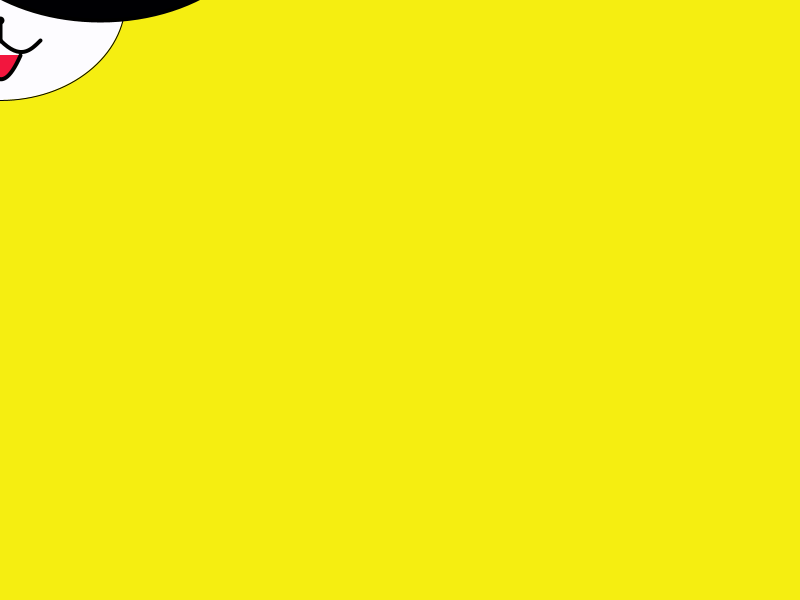
Frame 1 (no input)
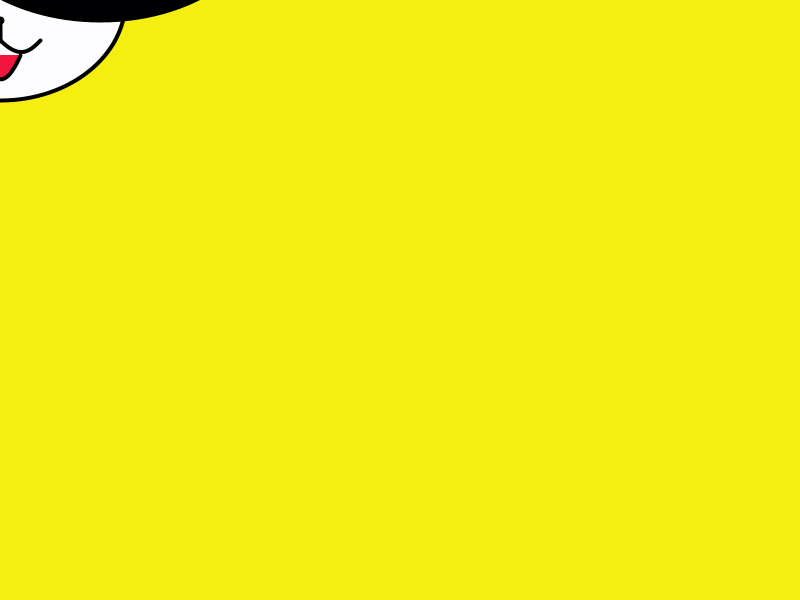
Frame 60 (the mouse pressed at the canvas centre just before this capture)
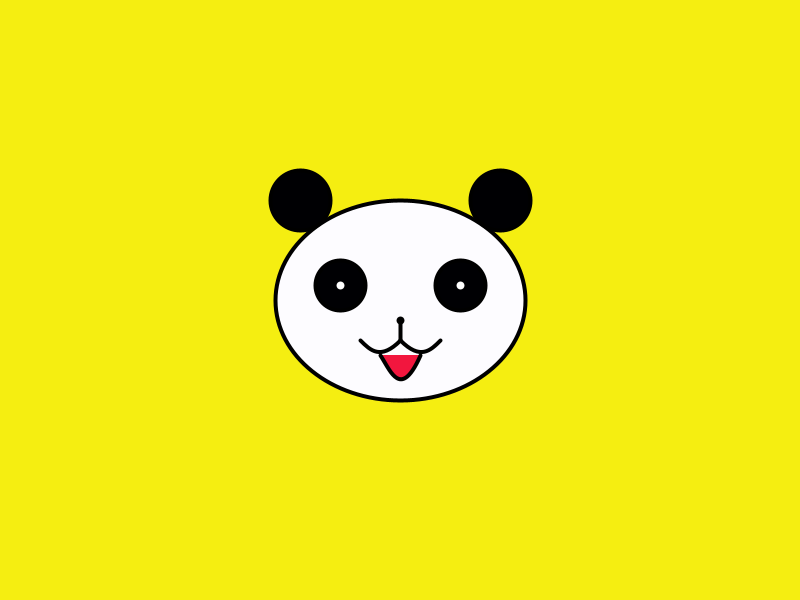
Frame 120 (the mouse held since frame 60 and released just before this capture)

The Processing sketch that drew these frames (run headless with seeded random() and noise(); from frame 60 on, the mouse is pressed at the canvas centre):

// Processing sketch: processing_155932
// ── processing_155932.pde

/*
Day 02 Homework_By Eliana Xue Feng
*/

void setup(){
size(800,600);
frameRate(20);
}

void draw(){
//set up the background
background(245,238,17);
  
//Draw the Panda head
fill(253,252,255);
ellipse(mouseX,mouseY,250,200);
//ellipse(width/2,height/2,250,200);
//elipse(400,300,250,200);

//Draw the Panda eyes
fill(0,0,3);
ellipse(mouseX-60,mouseY-15,50,50);
ellipse(mouseX+60,mouseY-15,50,50);
//ellipse(width/2-60,height/2-15,50,50);
//ellipse(width/2+60,height/2-15,50,50);

//Draw the Panda eyeballs
stroke(255);
strokeWeight(8);
point(mouseX-60,mouseY-15);
point(mouseX+60,mouseY-15);
//point(width/2-60,height/2-15);
//point(width/2+60,height/2-15);

//Draw the Panda nose
stroke(0);
point(mouseX,mouseY+20);
//point(width/2,height/2+20)

//Draw the Panada nose
strokeWeight(4);
line(mouseX,mouseY+20,mouseX,mouseY+40);
//line(width/2,height/2+20,width/2,height/2+40);

//Draw the Panda mouth
noFill();
bezier(mouseX-40, mouseY+40,  mouseX-30, mouseY+50,  mouseX-20, mouseY+60,  mouseX, mouseY+40);
bezier(mouseX, mouseY+40,  mouseX+20, mouseY+60,  mouseX+30, mouseY+50,  mouseX+40, mouseY+40);
fill(242,22,62);
bezier(mouseX-20, mouseY+55,  mouseX-10, mouseY+70,  mouseX, mouseY+100,  mouseX+20, mouseY+55);

//bezier(width/2-40, height/2+40,  width/2-30, height/2+50, width/2-20, height/2+60,  width/2, height/2+40);
//bezier(width/2, height/2+40,  width/2+20,  height/2+60,  width/2+30, height/2+50,  width/2+40, height/2+40;
//fill(242,22,62);
//bezier(width/2-20, height/2+55,  width/2-10, height/2+70,  width/2, height/2+100,  width/2+20, height/2+55);

//Draw the Panda ears
fill(0,0,3);
ellipse(mouseX-100,mouseY-100,mouseX-340,mouseY-240);
ellipse(mouseX+100,mouseY-100,mouseX-340,mouseY-240);
//ellipse(width/2-100,height/2-100,width/2-340,height/2-240);
//ellipse(width/2+100,height/2-100,width/2-340,height/2-240);
}
